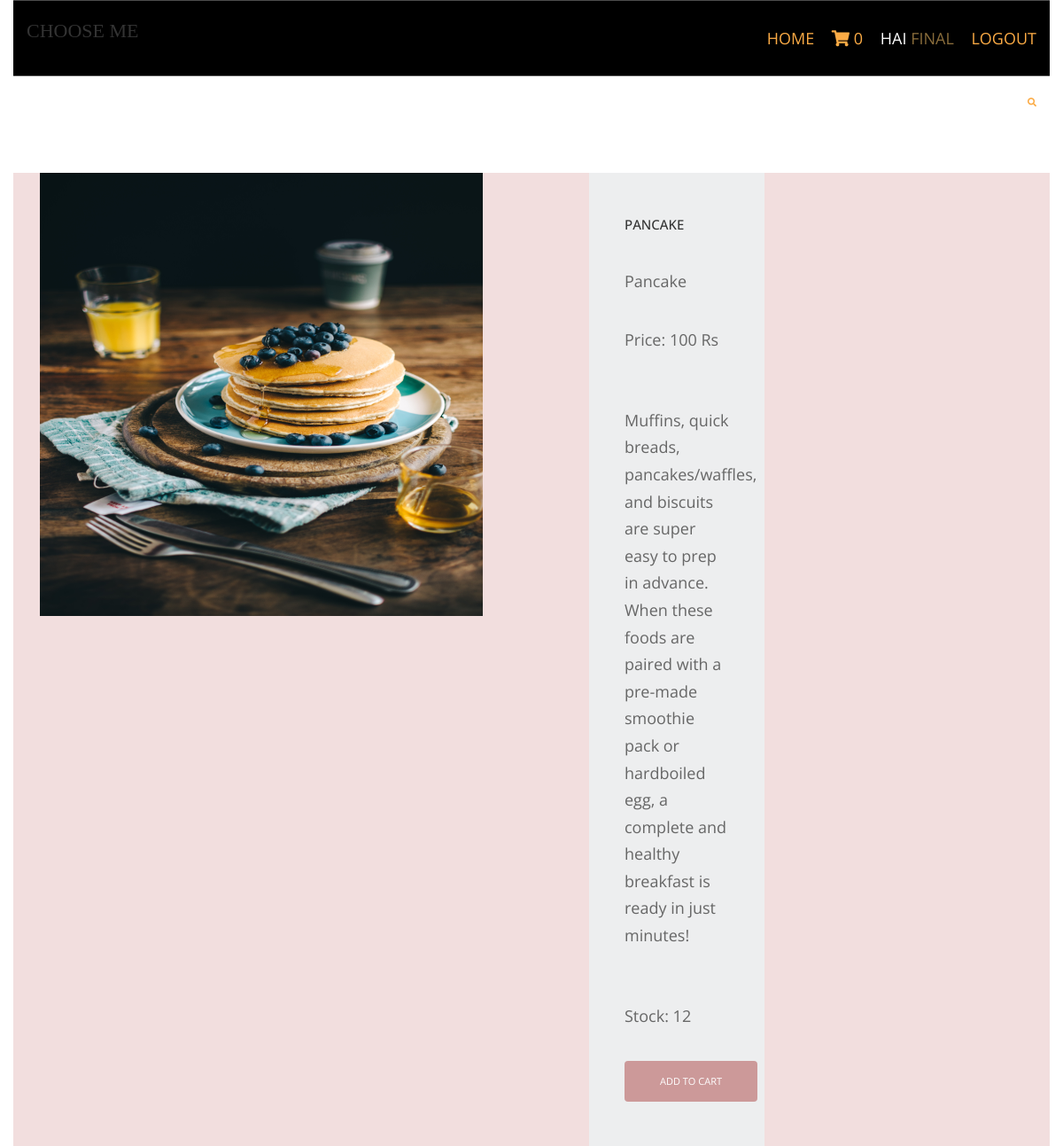
Page /breakfast/pancake (signed in) on the committed database.
### shop/models.py (models this page shows, shortened)
class products(models.Model):
    name = models.CharField(max_length=250, unique=True)
    slug = models.SlugField(max_length=250, unique=True)
    img= models.ImageField(upload_to='products')
    desc=models.TextField()
    stock=models.IntegerField()
    available=models.BooleanField()
    price=models.IntegerField()
    category=models.ForeignKey(catlog,on_delete=models.CASCADE)

### shop/views.py (the view)
# urls.py: path('<slug:c_slug>/<slug:product_slug>', views.prodDetails, name='itemdetails'),
@login_required(login_url='login')
def prodDetails(request,c_slug,product_slug):
    try:
        prod=products.objects.get(category__slug=c_slug,slug=product_slug)
    except Exception as e:
        raise e
    return render(request,'item.html',{'pr':prod})

### cart/context_processor.py (called while the page is built)
def count(request):
    item_count=0
    if 'admin' in request.path:
        return {}
    else:
        try:
            ct=cartlist.objects.filter(cart_id=c_id(request))
            cti=items.objects.all().filter(cart=ct[:1])
            for c in cti:
                item_count +=c.quan
        except cartlist.DoesNotExist:
            item_count=0
        return dict(itc=item_count)

### cart/views.py (called while the page is built)
def c_id(request):
    ct_id=request.session.session_key
    if not ct_id:
        ct_id=request.session.create()
    return ct_id

### template/item.html (shortened to what this page needs)
{% extends 'base.html' %}
{% load static %}
{% block content %}
<html lang="en">
<head>
     <link rel="stylesheet" href="https://maxcdn.bootstrapcdn.com/bootstrap/3.4.1/css/bootstrap.min.css">
    <link href="{% static 'pr/fontawesome/css/all.min.css" rel="stylesheet" />
    <link href="{% static 'pr/css/templatemo-comparto.css" rel="stylesheet" />
</head>
<body>
  <br><br>
        <section class="tm-mb-1" id="about">
            <div class="tm-row tm-about-row col-md-12 bg-danger">
                <div class="tm-section-1-l col-md-6">
                    <img src="{{pr.img.url}}" alt="About image" class="tm-img-responsive" style="width: 500px; height: 500px;">
                </div>
                <div class="col-md-6">
                <article class="tm-section-1-r tm-bg-color-8">
                    <h2 class="tm-mb-2 tm-title-color">{{pr.name}}</h2>
                    <p>{{pr.name}}</p>
                    <p>Price: {{pr.price}} Rs</p><br><p>{{pr.desc}}</p>
                    <br>
                    <p>Stock: {{pr.stock}}</p>
                    {% if  pr.stock <= 0 %}
                    <h2 style="color:red"> Sorry .No stock Left </h2>
                    {% else %}
                    <a href="{% url 'add_cart' pr.id %}" class="tm-btn tm-btn-1 btn btn-danger tm-link-to-services">Add to cart</a>
                    {% endif %}
                </article>
                </div>
            </div>
        </section>
</body>
</html>
{% endblock %}

### template/base.html (shortened to what this page needs)
{% load static %}
<html lang="">
<head>
    <link rel="stylesheet" href="https://maxcdn.bootstrapcdn.com/bootstrap/3.4.1/css/bootstrap.min.css">
<link href="{% static 'hm/layout/styles/layout.css' %}" rel="stylesheet" type="text/css" media="all">
</head>
<body id="top">
<div class="bgded overlay" style="background-image:url('/static/hm/images/demo/backgrounds/bg-body.jpg');">
  <div class="wrapper row1">
    <header id="header" class="hoc clear">
      <div id="logo" class="fl_left">
        <h1 style="font-family:Fantasy"><a href="/">Choose Me</a></h1>
      </div>
      <nav id="mainav" class="fl_right">
        <ul class="clear">
          <li class="active"><a href="{% url 'home' %}">home</a></li>
      <li class="active"><a href="{% url 'cart_details' %}"><i class="fa fa-shopping-cart"></i>&nbsp;{{itc}}</a></li>
             {% if user.is_authenticated %}
            <li><a href="#"> hai <span class="text-warning">{{ user.username }}</span></a></li>
            <li class="active"><a href="{% url 'logout' %}">logout</a></li>
            {% else %}
             <li class="active"><a href="{% url 'login' %}">Login</a></li>
            <li class="active"><a href="{% url 'register' %}">register</a></li>
            {% endif %}
        </ul>
      </nav>
    </header>
  </div>
  </div>
 <div class="wrapper row0 ">
    <div id="topbar" class="hoc clear">
      <div class="fl_right">
        <ul class="nospace">
          <li id="searchform">
          </li>
        </ul>
      </div>
    </div>
  </div>
  {% block content %}
  {% endblock %}
  </body>
  </html>

### static/hm/layout/styles/layout.css (style rules this page uses)
.row1 { border:solid; border-width:1px 0; }
#topbar { padding:20px 0; font-size:.8rem; text-transform:uppercase; }
#topbar ul li { display:inline-block; margin-right:15px; }
#topbar ul li:last-child { margin-right:0; padding-right:0; border-right:none; }
#topbar #searchform { position:relative; line-height:1; z-index:9999; }
#topbar #searchform::after { display:block; height:18px; line-height:18px; padding:0; font-family:"Font Awesome\ 5 Free"; font-weight:900; font-size:1rem; content:"\f002"; }
#topbar #searchform ::placeholder { text-transform:capitalize; }
#header #logo { margin:22px 0 0 0; }
#header #logo h1 { margin:0; padding:0; font-size:2.2rem; text-transform:uppercase; }
*, *::before, *::after { transition:all .3s ease-in-out; }
nav ul, nav ol { margin:0; padding:0; list-style:none; }
#mainav, #breadcrumb, .sidebar nav { line-height:normal; }
#mainav ul { text-transform:uppercase; }
#mainav li { display:inline-block; position:relative; margin:0 15px 0 0; padding:0; }
#mainav li:last-child { margin-right:0; }
#mainav li a { display:block; padding:30px 0; }
body { color:#A5A6AA; background-color:#1C1D21; }
a { color:#FBAB45; }
.overlay { color:#FFFFFF; background-color:inherit; }
.overlay::after { color:inherit; background-color:rgba(0,0,0,.55); }
.btn, .btn.inverse:hover { color:#FFFFFF; background-color:#FBAB45; border-color:#FBAB45; }
.row1 { border-color:rgba(255,255,255,.3); }
#topbar #searchform { color:#FBAB45; }
#header #logo h1 a { color:inherit; }
#mainav li a { color:inherit; }
#mainav .active a, #mainav a:hover, #mainav li:hover > a { color:#FBAB45; background-color:inherit; }
@media screen and (min-width:1140px) { .hoc { max-width:1140px; } }

### static/pr/css/templatemo-comparto.css (style rules this page uses)
*, *::before, *::after { box-sizing: border-box; outline: none; }
ul, h1, h2, h3, h4, p, figure { padding: 0; margin: 0; }
body { font-family: 'Open Sans', Arial, sans-serif; font-size: 18px; overflow-x: hidden; padding-left: 15px; padding-right: 15px; margin: 0; }
h2 { font-size: 1.5rem; }
a { transition: all 0.3s ease; text-decoration: none; }
p { color: #666; line-height: 1.7; margin-bottom: 35px; }
h1, h2, h3, h4, h5, h6 { color: #333; }
.tm-mb-1 { margin-bottom: 20px; }
.tm-mb-2 { margin-bottom: 40px; }
.tm-bg-color-8 { background-color: #EDEEEF; }
.tm-img-responsive { max-width: 100%; height: auto; }
.tm-section-1-l { width: 57.85%; margin-right: 1.65%; }
.tm-section-1-r { padding: 50px 40px; width: 40.5%; }
.tm-row { display: flex; }
.tm-btn { display: inline-block; padding: 15px 40px; font-size: 1.1rem; border: none; background-color: #CC9999; color: white; }
a { color: #666; }

### static/hm/layout/styles/framework.css (style rules this page uses)
html { overflow-y:scroll; overflow-x:hidden; }
html, body { margin:0; padding:0; font-size:14px; line-height:1.6em; }
*, *::before, *::after { box-sizing:border-box; }
.nospace { margin:0; padding:0; list-style:none; }
.overlay { position:relative; z-index:1; }
.overlay::after { display:block; position:absolute; top:0; left:0; width:100%; height:100%; content:""; z-index:-1; }
.bgded { background-position:top center; background-repeat:no-repeat; background-size:cover; }
.btn { display:inline-block; padding:8px 18px 10px; text-transform:uppercase; border:1px solid; }
.clear, .group { display:block; }
.clear::before, .clear::after, .group::before, .group::after { display:table; content:""; }
.clear, .clear::after, .group, .group::after { clear:both; }
a { outline:none; text-decoration:none; }
.fl_left, .imgl { float:left; }
.fl_right, .imgr { float:right; }
img { width:auto; max-width:100%; height:auto; margin:0; padding:0; border:none; line-height:normal; vertical-align:middle; }
body, input, textarea, select { font-family:Verdana, Geneva, sans-serif; }
h1, h2, h3, h4, h5, h6, .heading { font-family:Georgia, "Times New Roman", Times, serif; }
::placeholder { opacity:1; }
h1, h2, h3, h4, h5, h6, .heading { margin:0 0 20px 0; font-size:1.4rem; line-height:normal; font-weight:normal; text-transform:uppercase; }
.wrapper { display:block; position:relative; width:100%; margin:0; padding:0; text-align:left; word-wrap:break-word; }
.hoc { display:block; margin:0 auto; }
address, article, aside, figcaption, figure, footer, header, main, nav, section { display:block; margin:0; padding:0; }

### rows in the picture
products: img (picture), name "PANCAKE", name "Pancake", price "100", desc "Muffins, quick breads, pancakes/waffles, and biscuits are super easy to prep in advance. When these foods are paired with a pre-made smoothie pack or hardboiled egg, a complete and healthy breakfast is ready in just minutes!", stock "12"

### other values in the picture
{{ itc }} "0"
{{ user.username }} "FINAL"
